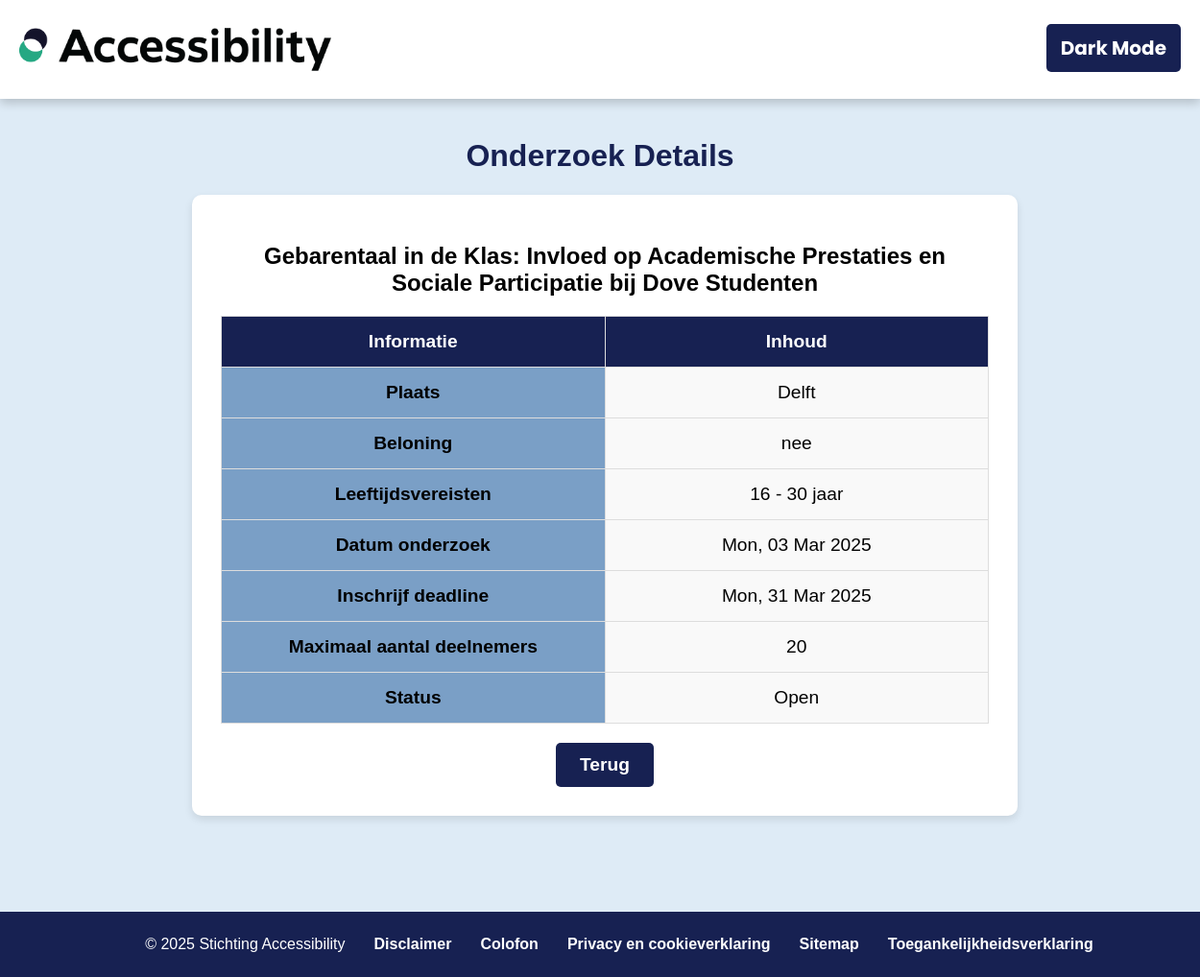
/onderzoeksvragen_detail/3, run on an earlier commit of the app's database.
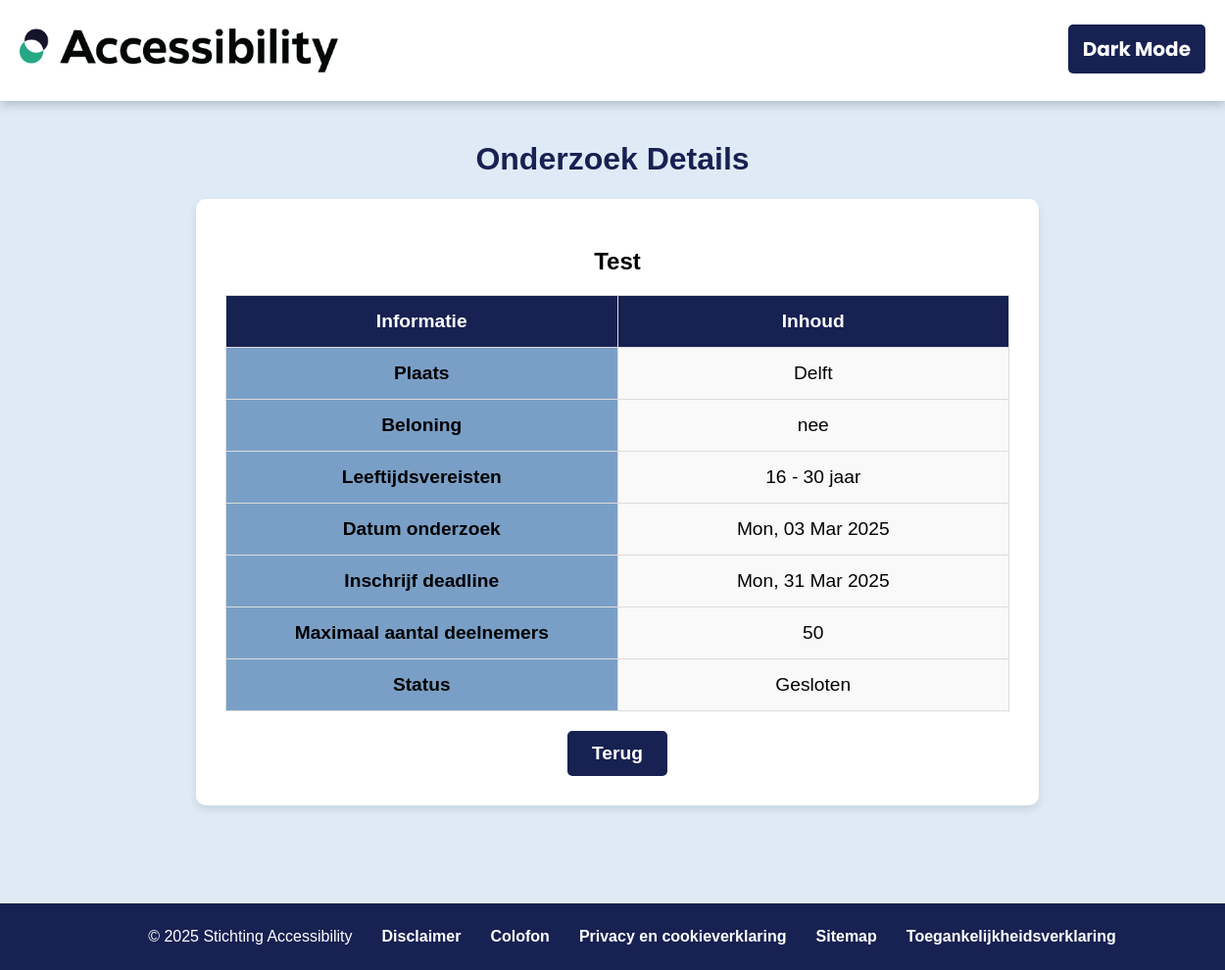
And on a later commit of the database.
### tables this page shows
CREATE TABLE "onderzoeken" (
	"onderzoek_id"	INTEGER NOT NULL UNIQUE,
	"titel"	TEXT NOT NULL,
	"beschrijving"	TEXT,
	"organisatie_id"	INTEGER NOT NULL,
	"plaats"	TEXT,
	"max_deelnemers"	INTEGER,
	"status"	INTEGER NOT NULL,
	"type_onderzoek_id"	INTEGER NOT NULL,
	"datum"	TEXT,
	"datum_tot"	TEXT,
	"beloning"	TEXT,
	"min_leeftijd"	INTEGER,
	"max_leeftijd"	INTEGER,
	"begeleider"	INTEGER,
	"beschikbaar"	INTEGER,
	"creatie_datum"	TEXT,
	"deelname"	INTEGER,
	PRIMARY KEY("onderzoek_id" AUTOINCREMENT),
	FOREIGN KEY("organisatie_id") REFERENCES "organisaties"("organisatie_id"),
	FOREIGN KEY("type_onderzoek_id") REFERENCES "onderzoek_type"("onderzoek_type_id")
);

### app.py (the view)
@app.route('/onderzoeksvragen_detail/<int:onderzoek_id>')
def onderzoeksvragen_detail(onderzoek_id):
    onderzoek = Onderzoeksvragen.get_onderzoek_vraag(onderzoek_id)
    if onderzoek:
        return render_template('onderzoeksvragen_detail.html.jinja', onderzoek=onderzoek)
    else:
        return "Onderzoeksvraag niet gevonden", 404

### app.py (called while the page is built)
@app.context_processor
def inject_user():
    return dict(user=session.get("user"), role=session.get("role"), org=session.get("org"))

### models/database_connect.py (called while the page is built)
    @staticmethod
    def runRawQuery(query, params=()):
        try:
            with sqlite3.connect('database/database_v2.db') as conn:
                conn.row_factory = sqlite3.Row
                cursor = conn.cursor()
                cursor.execute(query, params)
                result = cursor.fetchall()
                if result:
                    return result
                else:
                    return None
        except sqlite3.Error as e:
            print("SQLite error:", e)
            return None

### templates/onderzoeksvragen_detail.html.jinja (shortened to what this page needs)
<!DOCTYPE html>
<html lang="en">
<head>
    {% extends "base.html.jinja" %}
    {% block head %}
        {{ super() }}
        <link rel="stylesheet" href="{{ url_for('static', filename='css/onderzoeksvragen_overzicht.css') }}"/>
        {% include '_global_imports.html' %}
        {% block head_scripts %}
            <link rel="stylesheet" href="https://cdn.jsdelivr.net/npm/sweetalert2@11/dist/sweetalert2.min.css">
        {% endblock %}
    {% endblock %}
    {% block main %}
        <main>
            <div class="container">
                <h1 id="page-title">Onderzoek Details</h1>
                <div class="onderzoek-detail">
                    <h2 id="onderzoek-title">{{ onderzoek.titel }}</h2>
                    <table class="detail-table" role="table" aria-labelledby="onderzoek-title">
                        <thead>
                            <tr>
                                <th scope="col">Informatie</th>
                                <th scope="col">Inhoud</th>
                            </tr>
                        </thead>
                        <tbody>
                            <tr>
                                <td scope="row">Plaats</td>
                                <td>{{ onderzoek.plaats }}</td>
                            </tr>
                            <tr>
                                <td scope="row">Beloning</td>
                                <td>{{ onderzoek.beloning }}</td>
                            </tr>
                            <tr>
                                <td scope="row">Leeftijdsvereisten</td>
                                <td>{{ onderzoek.min_leeftijd }} - {{ onderzoek.max_leeftijd }} jaar</td>
                            </tr>
                            <tr>
                                <td scope="row">Datum onderzoek</td>
                                <td>{{ onderzoek.datum.strftime('%a, %d %b %Y') }}</td>
                            </tr>
                            <tr>
                                <td scope="row">Inschrijf deadline</td>
                                <td>{{ onderzoek.datum_tot.strftime('%a, %d %b %Y') }}</td>
                            </tr>
                            <tr>
                                <td scope="row">Maximaal aantal deelnemers</td>
                                <td>{{ onderzoek.max_deelnemers }}</td>
                            </tr>
                            <tr>
                                <td scope="row">Status</td>
                                <td>{{ onderzoek.status }}</td>
                            </tr>
                        </tbody>
                    </table>
                    <div class="buttons">
                        <a href="/onderzoeksvragen" class="btn btn-secondary" aria-label="Terug naar onderzoeksvragen">Terug</a>
                    </div>
                </div>
            </div>
        </main>
    {% endblock %}

### templates/base.html.jinja (shortened to what this page needs)
<!DOCTYPE html>
<html lang="nl">
<head>
    {% block head %}
        <link rel="stylesheet" href="{{ url_for('static', filename='css/base.css') }}"/>
        {% block head_scripts %}
        {% endblock %}
    {% endblock %}
</head>
<body>
<header>
    <img src="{{ url_for('static', filename='/images/Logo_black.png') }}"
         data-logo-light="{{ url_for('static', filename='/images/Logo_black.png') }}"
         data-logo-dark="{{ url_for('static', filename='/images/Logo_white.png') }}"
         alt="Accessibility logo"/>
    <nav>
        <ul>
            <li class="theme-toggle"><button id="themeToggle" aria-pressed="false">Dark Mode</button></li>
        </ul>
    </nav>
</header>
{% block main %}
{% endblock %}
<footer>
    <ul>
        <li>© 2025 Stichting Accessibility</li>
        <li><a href="https://www.accessibility.nl/disclaimer">Disclaimer</a></li>
        <li><a href="https://www.accessibility.nl/colofon">Colofon</a></li>
        <li><a href="https://www.accessibility.nl/privacy-en-cookieverklaring">Privacy en cookieverklaring</a></li>
        <li><a href="https://www.accessibility.nl/sitemap">Sitemap</a></li>
        <li><a href="https://www.accessibility.nl/toegankelijkheidsverklaring">Toegankelijkheidsverklaring</a></li>
    </ul>
</footer>
</body>
</html>

### templates/_global_imports.html (shortened to what this page needs)
 <link rel="stylesheet" href="https://cdn.jsdelivr.net/npm/sweetalert2@11/dist/sweetalert2.min.css">

### static/css/base.css (style rules this page uses)
header { background-color: #FFFFFF; display: flex; padding: 20px; align-items: center; justify-content: space-between; box-shadow: 0 4px 10px rgba(0, 0, 0, 0.2); margin-bottom: 20px; box-sizing: border-box; }
header img { height: 45px; }
header nav { flex: 1; }
header nav ul { list-style: none; margin: 0; padding: 0; display: flex; justify-content: flex-end; }
header nav ul li { margin-left: 30px; }
footer { background-color: #222D50; color: #FFFFFF; padding: 20px; text-align: center; }
footer ul { list-style: none; margin: 0; padding: 0; display: flex; flex-wrap: wrap; justify-content: center; }
footer ul li { margin: 5px 15px; }
footer ul li a { color: #ffffff; text-decoration: none; font-weight: bold; }
#themeToggle { margin-left: auto; margin-top: 5px; cursor: pointer; padding: 10px 15px; background-color: #172152; border: none; border-radius: 5px; color: white; font-family: 'Poppins', sans-serif; font-weight: bold; font-size: 20px; }

### static/css/onderzoeksvragen_overzicht.css (style rules this page uses)
html, body { height: auto; margin: 0; padding: 0; }
body { display: flex; flex-direction: column; font-family: Arial, sans-serif; background-color: #DEEBf6; }
h1 { text-align: center; color: #172152 }
main { flex: 1; }
table { width: 100%; table-layout: fixed; border-collapse: collapse; margin-top: 10px; }
td { border: solid #ddd; padding: 8px; color: #000000; background-color: inherit; text-align: center; }
th { border: 1px solid #ddd; padding: 8px; font-weight: bold; background-color: #172152; color: #FFFFFF; text-align: center; }
button { margin-bottom: 8px; padding: 10px 15px; border: none; border-radius: 8px; cursor: pointer; background-color: #294d8b; color: white; font-family: 'poppins', sans-serif; font-weight: bold; }
.onderzoek-detail { background-color: white; padding: 30px; border-radius: 10px; box-shadow: 0 4px 8px rgba(0, 0, 0, 0.1); max-width: 800px; width: 90%; text-align: center; margin-left: 200px; }
.detail-table { width: 100%; border-collapse: collapse; margin: 20px 0; font-size: 1.2em; }
.detail-table th, .detail-table td { padding: 15px; border: 1px solid #ddd; }
.detail-table td:first-child { background-color: #7A9FC6; color: black; font-weight: bold; }
.detail-table th { background-color: #172152; color: white; font-weight: bold; }
.detail-table td { background-color: #f9f9f9; }
.buttons { display: flex; justify-content: center; gap: 15px; margin-top: 20px; }
.btn { padding: 12px 25px; font-size: 1.2em; text-decoration: none; border-radius: 5px; cursor: pointer; transition: background-color 0.3s ease; }
.btn-secondary { background-color: #172152; color: white; font-weight: bold; }
footer { text-align: center; padding: 20px; font-size: 1em; background-color: #172152; color: white; position: relative; bottom: 0; width: 100%; margin-top: 100px; }

What changed in the data, as far as the page shows it:
changed onderzoeken "Delft": titel "Gebarentaal in de Klas: Invloed op Academische Prestaties en Sociale Participatie bij Dove Studenten" → "Test"; max_deelnemers "20" → "50"
Also different on the page:
{{ onderzoek.status }}: "Open" → "Gesloten"
